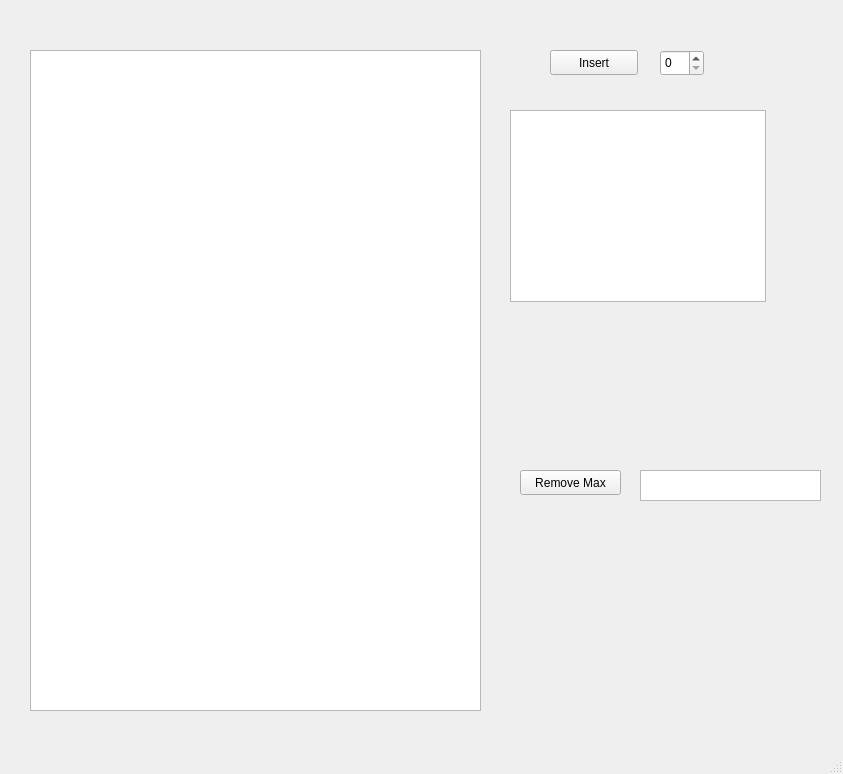
<?xml version="1.0" encoding="UTF-8"?>
<ui version="4.0">
 <class>MainWindow</class>
 <widget class="QMainWindow" name="MainWindow">
  <property name="geometry">
   <rect>
    <x>0</x>
    <y>0</y>
    <width>843</width>
    <height>774</height>
   </rect>
  </property>
  <property name="windowTitle">
   <string>MainWindow</string>
  </property>
  <widget class="QWidget" name="centralwidget">
   <widget class="QTreeView" name="treeView">
    <property name="geometry">
     <rect>
      <x>30</x>
      <y>50</y>
      <width>451</width>
      <height>661</height>
     </rect>
    </property>
   </widget>
   <widget class="QPushButton" name="insertButton">
    <property name="geometry">
     <rect>
      <x>550</x>
      <y>50</y>
      <width>88</width>
      <height>25</height>
     </rect>
    </property>
    <property name="text">
     <string>Insert</string>
    </property>
   </widget>
   <widget class="QSpinBox" name="spinBox">
    <property name="geometry">
     <rect>
      <x>660</x>
      <y>50</y>
      <width>44</width>
      <height>26</height>
     </rect>
    </property>
   </widget>
   <widget class="QTextBrowser" name="demonstratingBrowser">
    <property name="geometry">
     <rect>
      <x>510</x>
      <y>110</y>
      <width>256</width>
      <height>192</height>
     </rect>
    </property>
   </widget>
   <widget class="QPushButton" name="removeMaxButton">
    <property name="geometry">
     <rect>
      <x>520</x>
      <y>470</y>
      <width>101</width>
      <height>25</height>
     </rect>
    </property>
    <property name="text">
     <string>Remove Max</string>
    </property>
   </widget>
   <widget class="QTextBrowser" name="maxElementBrowser">
    <property name="geometry">
     <rect>
      <x>640</x>
      <y>470</y>
      <width>181</width>
      <height>31</height>
     </rect>
    </property>
   </widget>
  </widget>
  <widget class="QMenuBar" name="menubar">
   <property name="geometry">
    <rect>
     <x>0</x>
     <y>0</y>
     <width>843</width>
     <height>22</height>
    </rect>
   </property>
  </widget>
  <widget class="QStatusBar" name="statusbar"/>
 </widget>
 <resources/>
 <connections/>
</ui>
